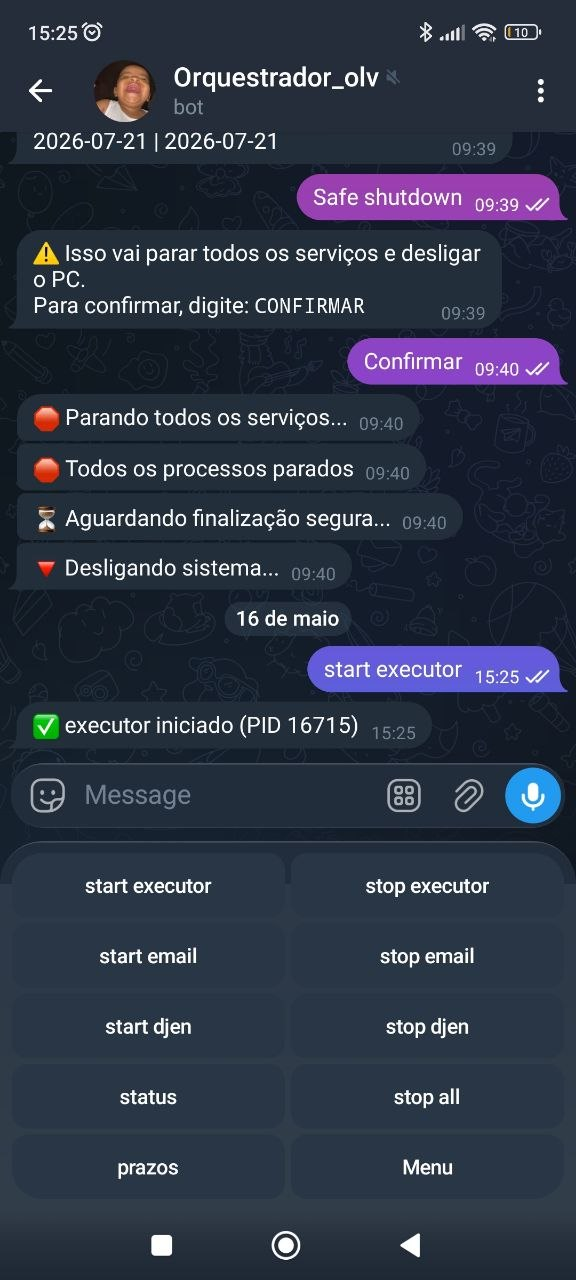
#> input picture images do projeto/1.jpg, 576 x 1280 px
$ python -i ocr.py   (imports and definitions only)
#> lines starting #> are read from the running program, lines starting #| are printed output that depends on the picture; after the words box and inside, x2 and y2 are one past the last pixel; in counts of white or black regions, pixels touching at a corner belong together
"""OCR local (Tesseract) com pré-processamento p/ prints e tabelas do PJe."""
from __future__ import annotations

def ocr_imagem(caminho: str, lang: str = "por") -> str:
#> called with caminho = '../images do projeto/1.jpg', lang = 'por'
    import pytesseract
    from PIL import Image
    img = None
    try:  # pré-processamento opcional (OpenCV) melhora MUITO print/tabela
        import cv2
        raw = cv2.imread(str(caminho))
#> raw is the input picture: shape (1280, 576, 3); mean B, G, R 70.1, 53.1, 45.4
        if raw is not None:
            cinza = cv2.cvtColor(raw, cv2.COLOR_BGR2GRAY)
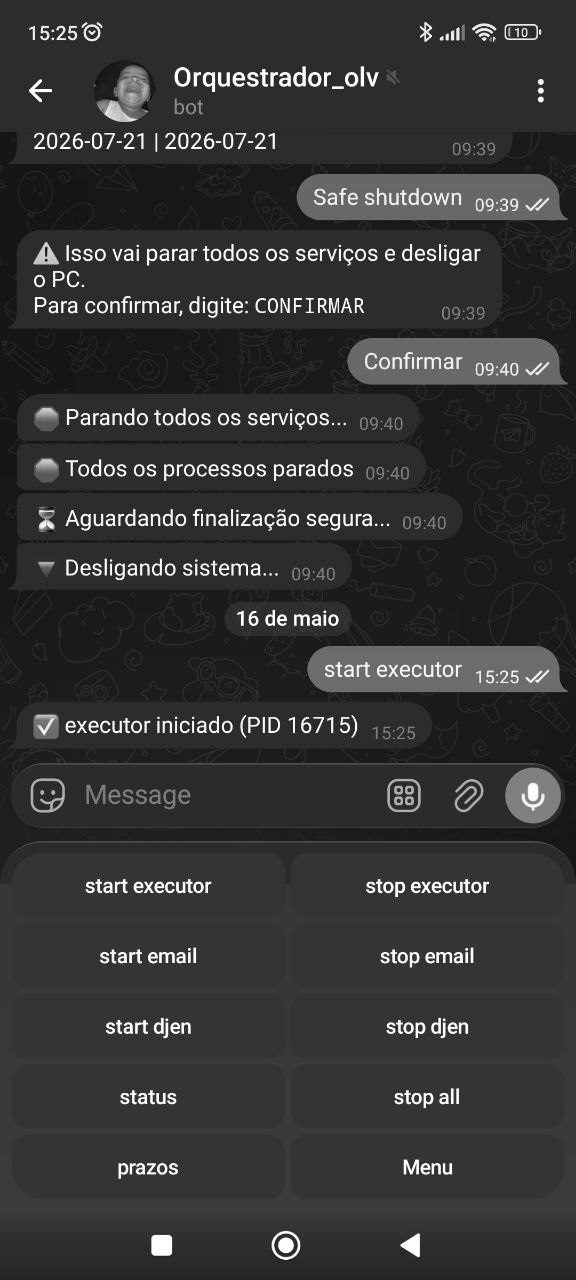
#> cinza: shape (1280, 576); min 2, max 255, mean 52.7
            if cinza.shape[1] < 1800:  # amplia prints pequenos
                cinza = cv2.resize(cinza, None, fx=2, fy=2, interpolation=cv2.INTER_CUBIC)
#> cinza: shape (2560, 1152)
            _, img = cv2.threshold(cinza, 0, 255, cv2.THRESH_BINARY + cv2.THRESH_OTSU)
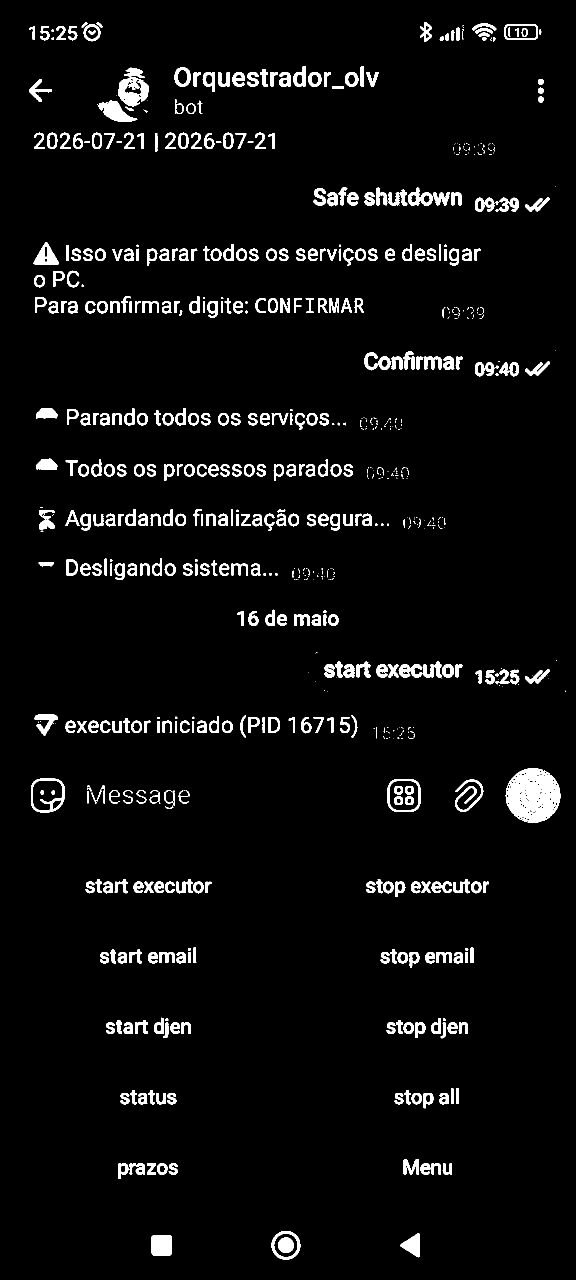
#> img: shape (2560, 1152) (shown at 1/2 size); 4.6% white; 710 white regions (255 under 20 px), largest, box (x1, y1, x2, y2) and area: (1011, 1537, 1121, 1645) 8654, (237, 135, 297, 213) 2630, (302, 2470, 344, 2512) 1714
    except Exception:
        pass
    if img is None:
        img = Image.open(caminho)
#> (the run stopped early here; a loop or call above may not have finished)

$ run again, on images do projeto/2.jpg
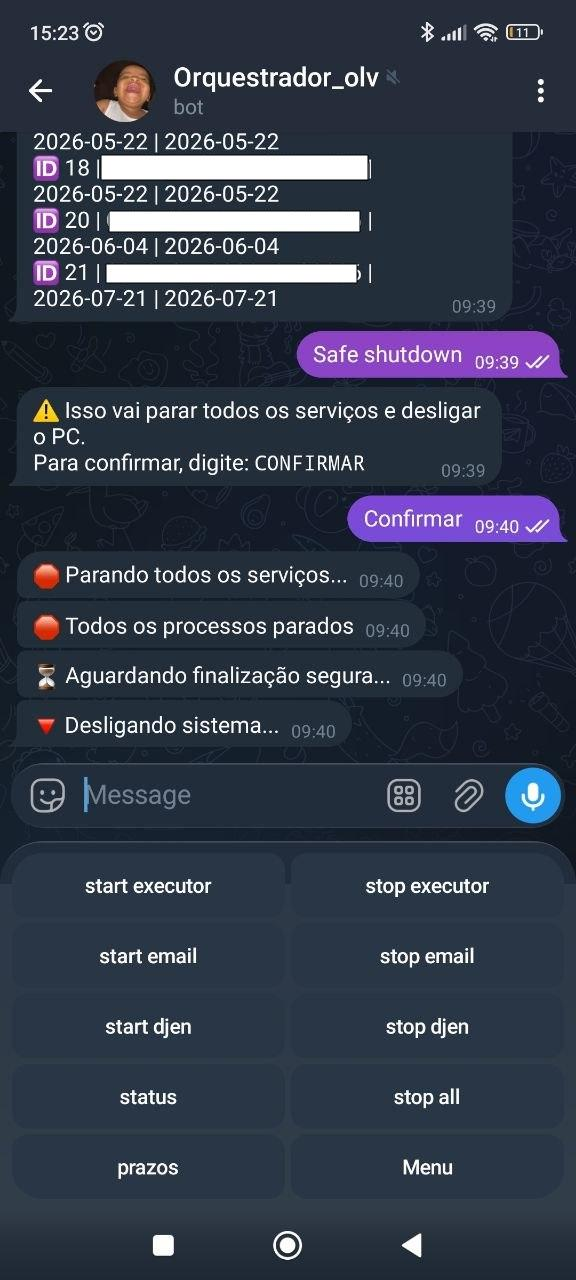
#> input picture images do projeto/2.jpg, 576 x 1280 px
#> in ocr_imagem, raw is the input picture: shape (1280, 576, 3); mean B, G, R 73.9, 58.1, 50.5
#> in ocr_imagem, `cinza = cv2.cvtColor(raw, cv2.COLOR_BGR2GRAY)`:
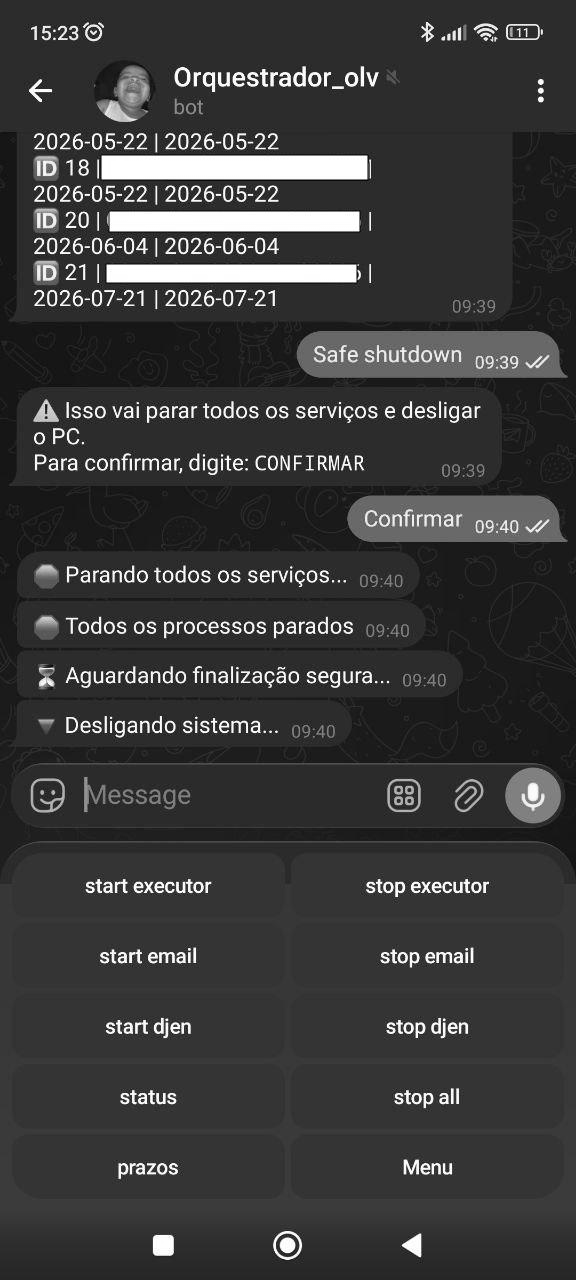
#> cinza: shape (1280, 576); min 1, max 255, mean 57.7
#> in ocr_imagem, `_, img = cv2.threshold(cinza, 0, 255, cv2.THRESH_BINARY + cv2.THRESH_O..`:
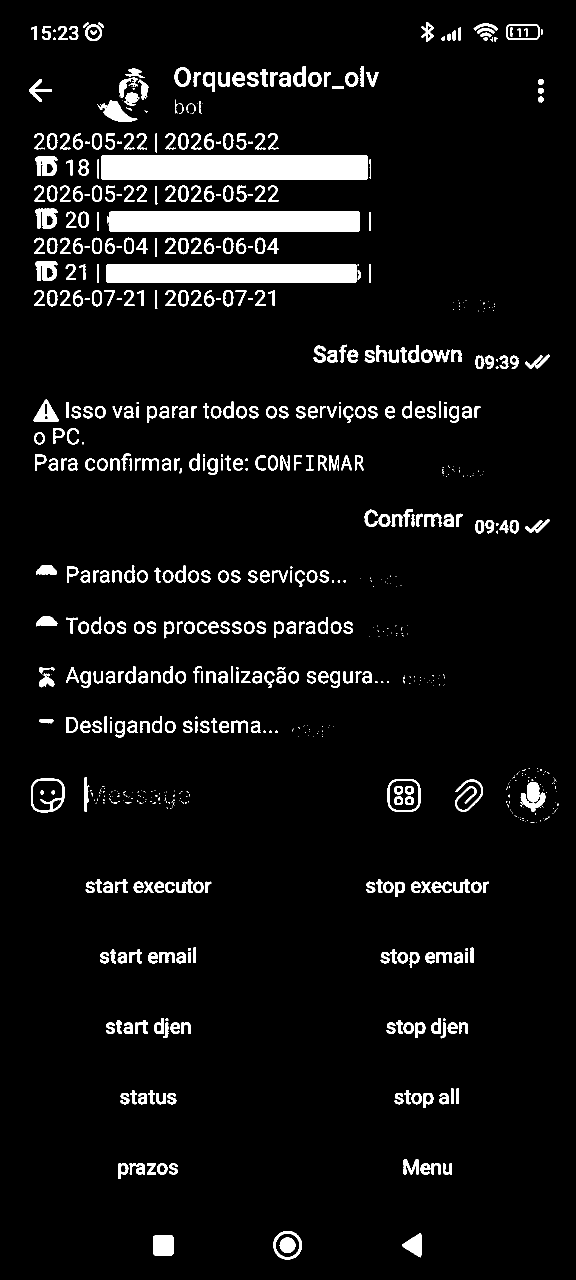
#> img: shape (2560, 1152) (shown at 1/2 size); 6.4% white; 770 white regions (304 under 20 px), largest, box (x1, y1, x2, y2) and area: (203, 311, 735, 359) 25532, (219, 423, 719, 463) 19995, (213, 529, 713, 565) 17996

$ run again, on images do projeto/3.jpg
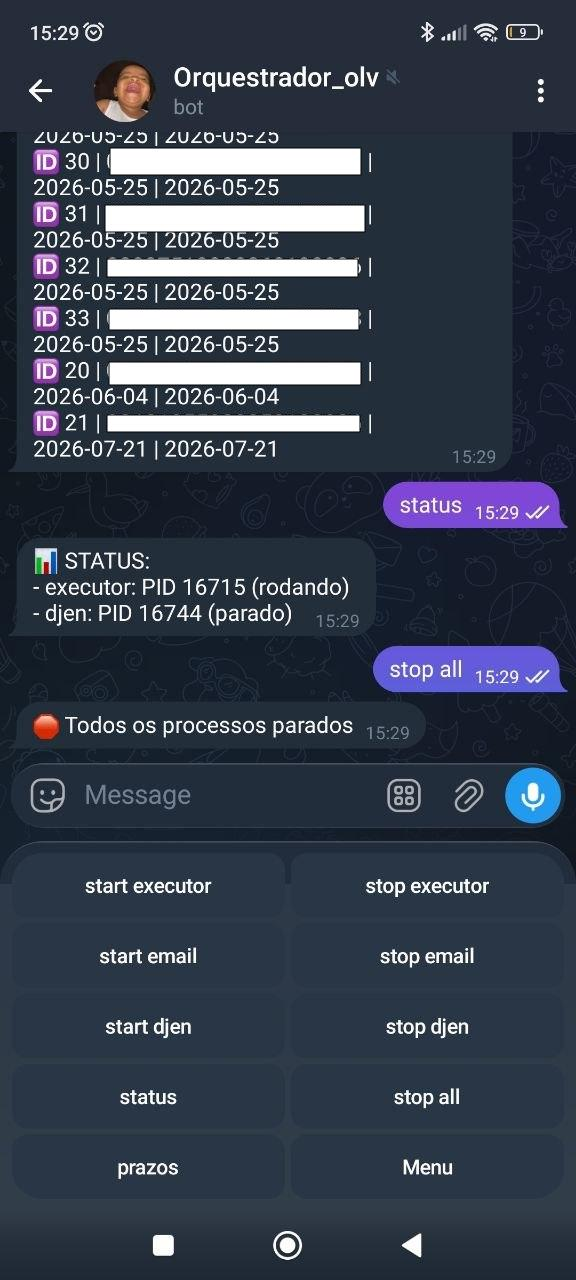
#> input picture images do projeto/3.jpg, 576 x 1280 px
#> in ocr_imagem, raw is the input picture: shape (1280, 576, 3); mean B, G, R 77.6, 62.6, 54
#> in ocr_imagem, `cinza = cv2.cvtColor(raw, cv2.COLOR_BGR2GRAY)`:
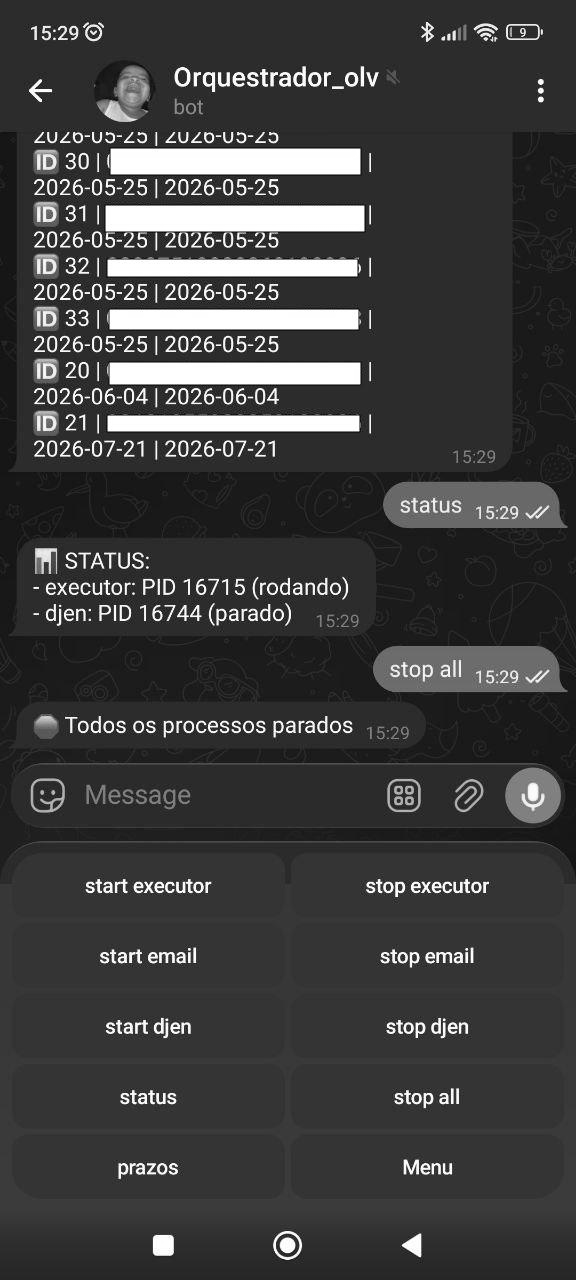
#> cinza: shape (1280, 576); min 2, max 255, mean 61.7
#> in ocr_imagem, `_, img = cv2.threshold(cinza, 0, 255, cv2.THRESH_BINARY + cv2.THRESH_O..`:
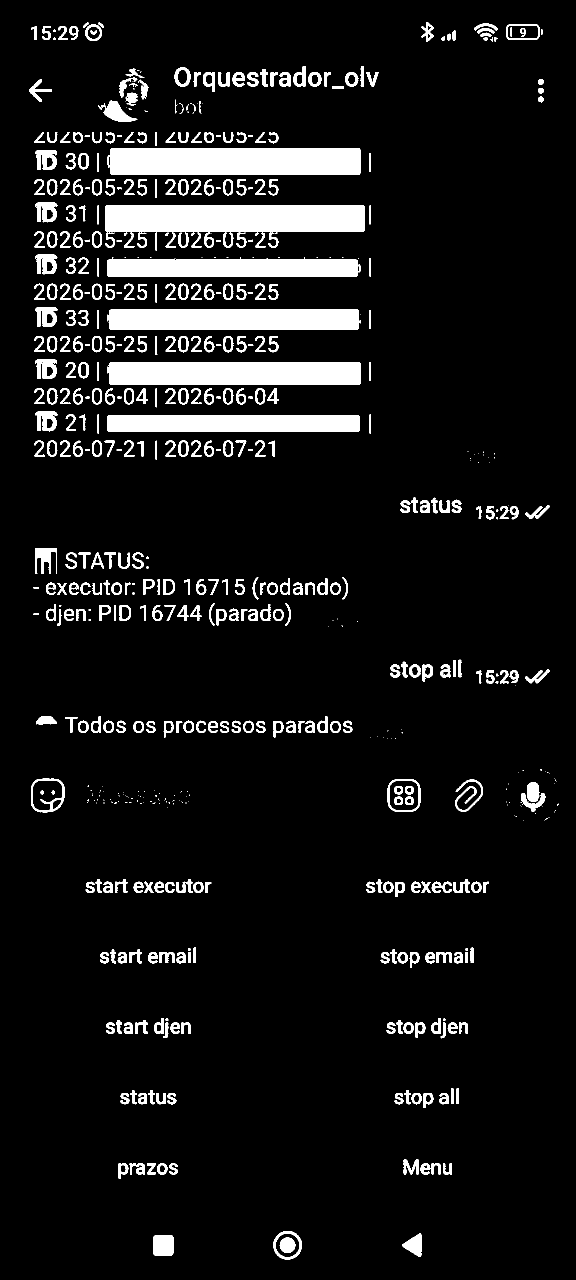
#> img: shape (2560, 1152) (shown at 1/2 size); 8.3% white; 614 white regions (164 under 20 px), largest, box (x1, y1, x2, y2) and area: (211, 411, 729, 463) 26932, (221, 297, 721, 349) 25994, (219, 725, 721, 769) 22084

$ run again, on images do projeto/4.jpg
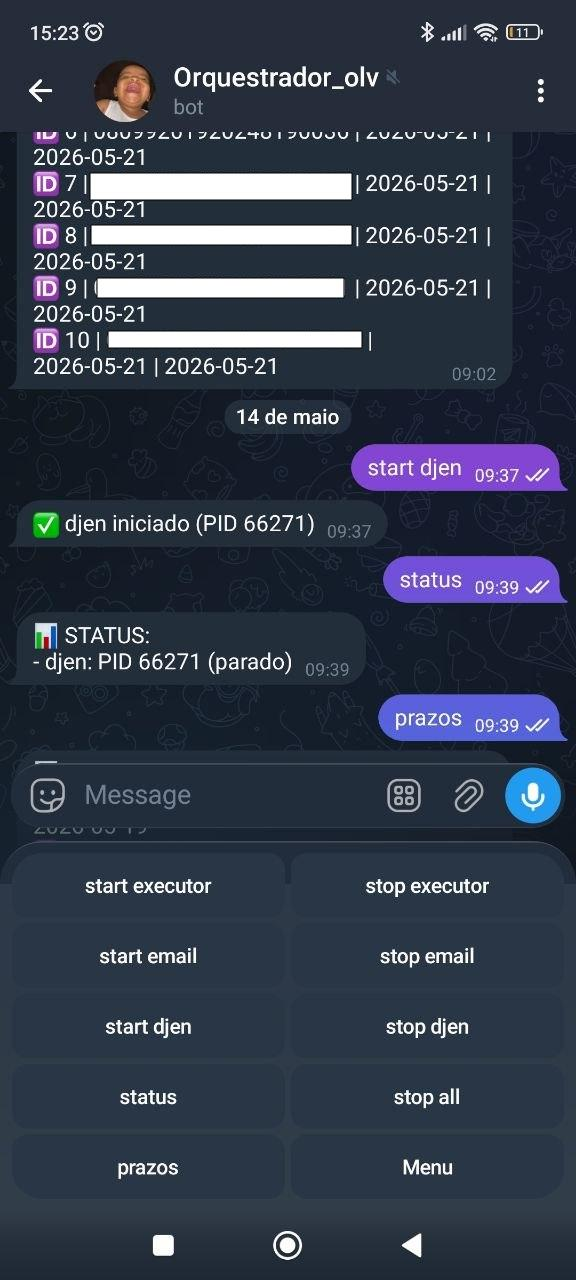
#> input picture images do projeto/4.jpg, 576 x 1280 px
#> in ocr_imagem, raw is the input picture: shape (1280, 576, 3); mean B, G, R 74.7, 58.2, 49.8
#> in ocr_imagem, `cinza = cv2.cvtColor(raw, cv2.COLOR_BGR2GRAY)`:
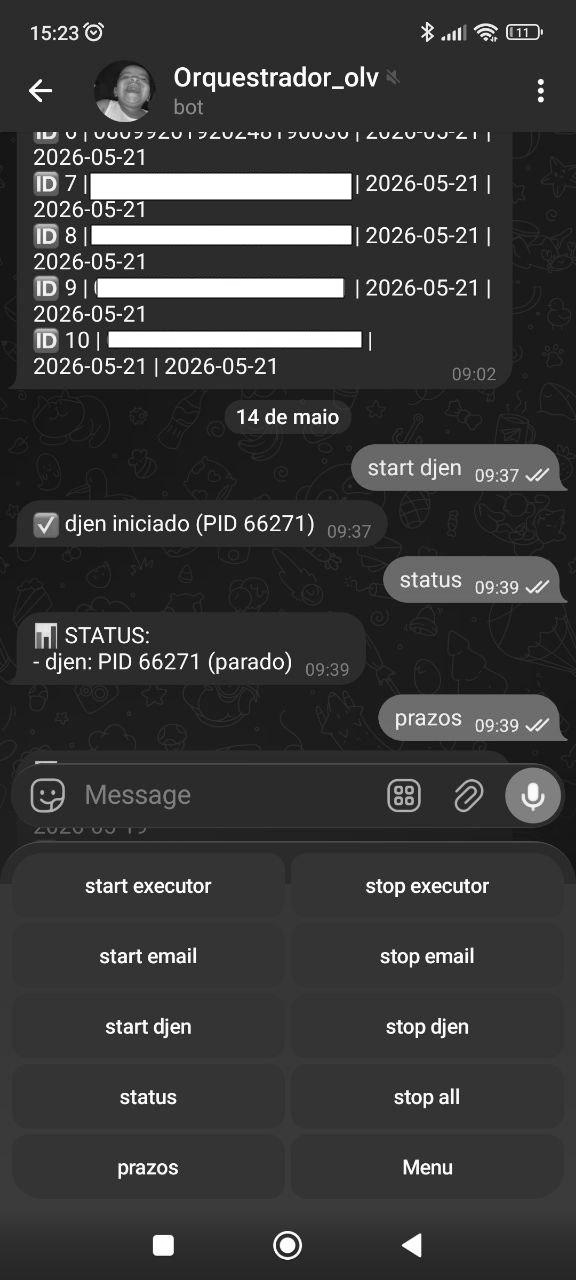
#> cinza: shape (1280, 576); min 2, max 255, mean 57.6
#> in ocr_imagem, `_, img = cv2.threshold(cinza, 0, 255, cv2.THRESH_BINARY + cv2.THRESH_O..`:
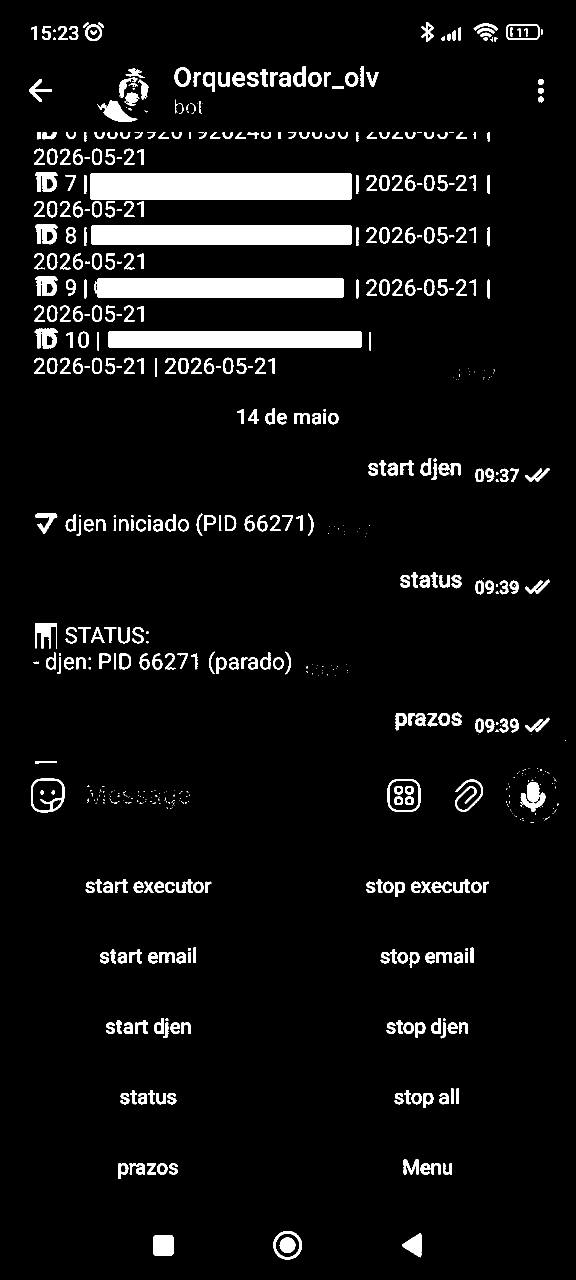
#> img: shape (2560, 1152) (shown at 1/2 size); 6.4% white; 629 white regions (214 under 20 px), largest, box (x1, y1, x2, y2) and area: (181, 347, 703, 399) 27140, (183, 451, 703, 489) 19756, (195, 557, 687, 595) 18692
